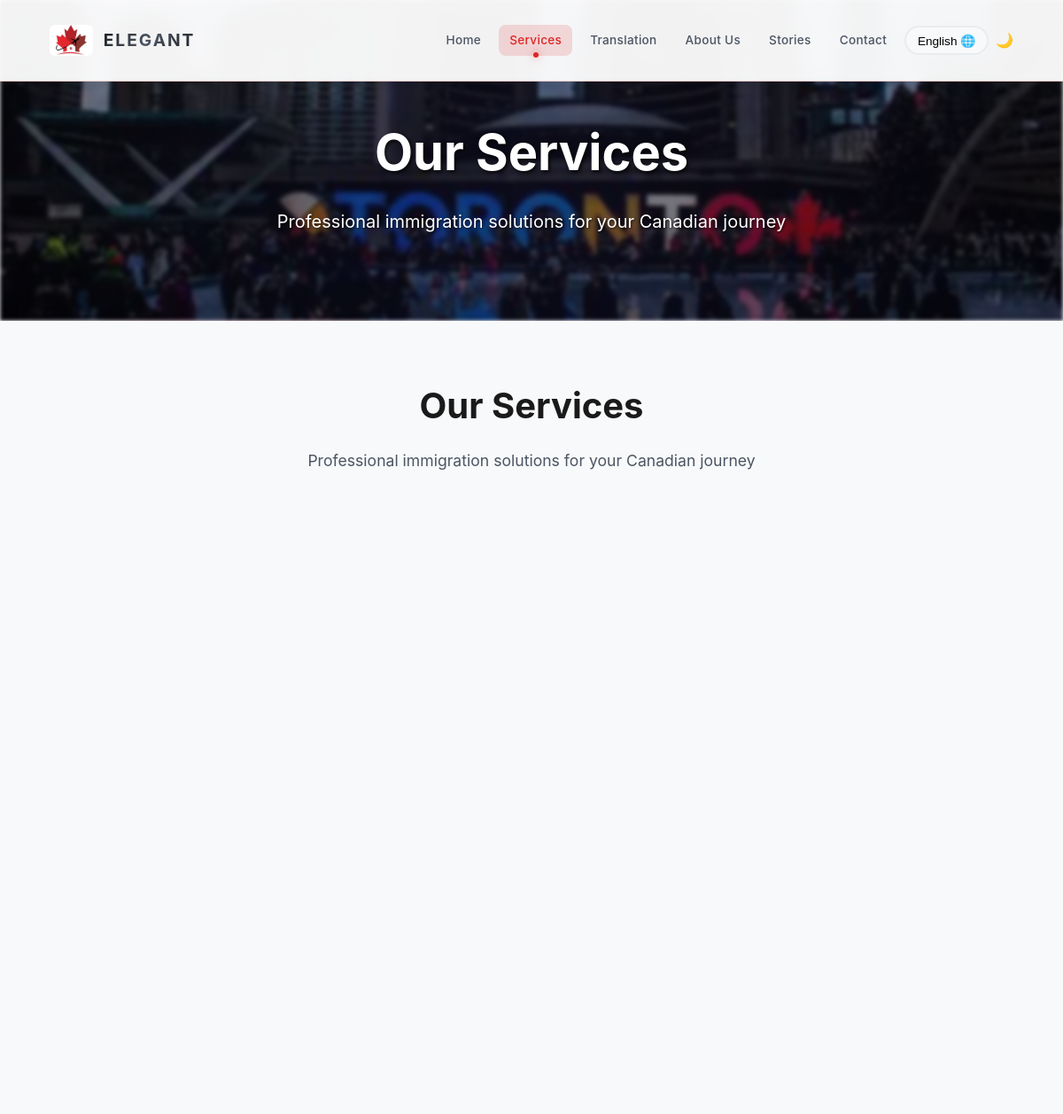
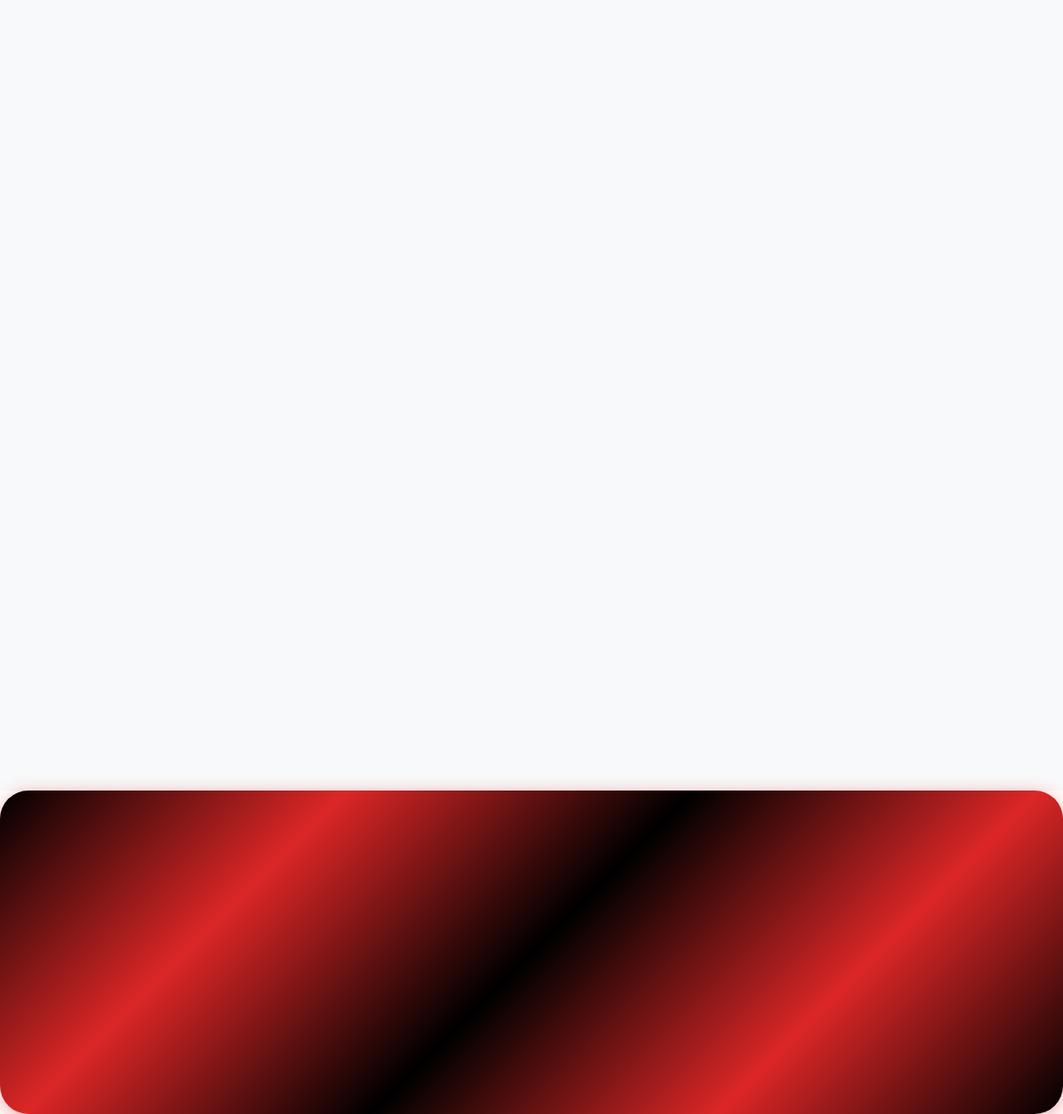
/services, run on the app's committed database (2 pictures, top to bottom).
### tables this page shows
CREATE TABLE page_sections (
            id INTEGER PRIMARY KEY AUTOINCREMENT,
            page_name TEXT NOT NULL,
            section_key TEXT NOT NULL,
            title_en TEXT,
            title_ar TEXT,
            content_en TEXT,
            content_ar TEXT,
            image_url TEXT,
            order_index INTEGER DEFAULT 0,
            is_active BOOLEAN DEFAULT 1,
            updated_at TIMESTAMP DEFAULT CURRENT_TIMESTAMP,
            UNIQUE(page_name, section_key)
        );

### app.py (the view)
@app.route('/services')
def services():
    current_lang = get_language()
    conn = get_db_connection()
    sections = conn.execute('''
        SELECT * FROM page_sections
        WHERE page_name = 'index'
        ORDER BY order_index ASC
    ''').fetchall()
    services_list = conn.execute('SELECT * FROM services WHERE is_active = 1 ORDER BY order_index ASC').fetchall()
    conn.close()
    return render_template('services.html', current_lang=current_lang, languages=SUPPORTED_LANGUAGES, sections=sections, services=services_list)

### app.py (called while the page is built)
def get_language():
    return session.get('language', 'en')

def get_db_connection():
    conn = sqlite3.connect('website_content.db')
    conn.row_factory = sqlite3.Row
    return conn

### templates/services.html (shortened to what this page needs)
<!DOCTYPE html>
<html lang="{% if current_lang == 'ar' %}ar{% else %}en{% endif %}" dir="{% if current_lang == 'ar' %}rtl{% else %}ltr{% endif %}">
<head>
    <link rel="stylesheet" href="{{ url_for('static', filename='tooplate-cloud-sync-style.css') }}">
</head>
<body>
    <div class="floating-shapes">
    </div>
    <nav>
        <div class="nav-container">
            <div class="logo">
                <img src="{{ url_for('static', filename='images/logo.jpg') }}" alt="Elegant Logo" class="logo-img">
                <span style="font-weight: 700; letter-spacing: 2px;">ELEGANT</span>
            </div>
            <div class="nav-links">
                {% set nav_home = sections|selectattr('section_key', 'equalto', 'nav_home')|first %}
                {% set nav_services = sections|selectattr('section_key', 'equalto', 'nav_services')|first %}
                {% set nav_about = sections|selectattr('section_key', 'equalto', 'nav_about')|first %}
                {% set nav_stories = sections|selectattr('section_key', 'equalto', 'nav_stories')|first %}
                {% set nav_contact = sections|selectattr('section_key', 'equalto', 'nav_contact')|first %}
                <a href="{{ url_for('index') }}" class="nav-link-item">
                    {% if current_lang == 'ar' %}
                        {{ nav_home.title_ar if nav_home and nav_home.title_ar else 'الرئيسية' }}
                    {% else %}
                        {{ nav_home.title_en if nav_home and nav_home.title_en else 'Home' }}
                    {% endif %}
                </a>
                <a href="{{ url_for('services') }}" class="nav-link-item">
                    {% if current_lang == 'ar' %}
                        {{ nav_services.title_ar if nav_services and nav_services.title_ar else 'الخدمات' }}
                    {% else %}
                        {{ nav_services.title_en if nav_services and nav_services.title_en else 'Services' }}
                    {% endif %}
                </a>
                <a href="{{ url_for('certified_translation') }}" class="nav-link-item">
                    {% if current_lang == 'ar' %}
                        الترجمة المعتمدة
                    {% else %}
                        Translation
                    {% endif %}
                </a>
                <a href="{{ url_for('about') }}" class="nav-link-item">
                    {% if current_lang == 'ar' %}
                        {{ nav_about.title_ar if nav_about and nav_about.title_ar else 'من نحن' }}
                    {% else %}
                        {{ nav_about.title_en if nav_about and nav_about.title_en else 'About Us' }}
                    {% endif %}
                </a>
                <a href="{{ url_for('index') }}#about" class="nav-link-item">
                    {% if current_lang == 'ar' %}
                        {{ nav_stories.title_ar if nav_stories and nav_stories.title_ar else 'القصص' }}
                    {% else %}
                        {{ nav_stories.title_en if nav_stories and nav_stories.title_en else 'Stories' }}
                    {% endif %}
                </a>
                <a href="{{ url_for('index') }}#contact" class="nav-link-item">
                    {% if current_lang == 'ar' %}
                        {{ nav_contact.title_ar if nav_contact and nav_contact.title_ar else 'تواصل معنا' }}
                    {% else %}
                        {{ nav_contact.title_en if nav_contact and nav_contact.title_en else 'Contact' }}
                    {% endif %}
                </a>
                <div class="language-switcher" style="position: relative; display: inline-block;">
                    <button class="lang-btn" style="background: #f8f9fa; border: 2px solid #e9ecef; border-radius: 20px; padding: 0.4rem 0.8rem; cursor: pointer; font-weight: 500; transition: all 0.3s ease; font-size: 0.85rem;">
                        {% if current_lang == 'ar' %}العربية{% else %}English{% endif %} 🌐
                    </button>
                </div>
                <div class="theme-toggle" id="themeToggle">
                    <div class="theme-toggle-slider">🌙</div>
                </div>
            </div>
        </div>
    </nav>
    <section class="hero">
        <div class="hero-backgrounds">
            <div class="hero-bg"></div>
        </div>
        <div class="hero-content">
            <h1>Our Services</h1>
            <p class="hero-subtitle">Professional immigration solutions for your Canadian journey</p>
        </div>
    </section>
    <section class="features">
        <div class="features-container">
            <div class="features-header">
                <h2>Our Services</h2>
                <p class="features-subtitle">Professional immigration solutions for your Canadian journey</p>
            </div>
        </div>
    </section>
    <section class="pricing" style="padding: 3rem 2rem;">
    </section>
</body>
</html>

### templates/services.html (style rules this page uses)
.nav-links { gap: 0.5rem !important; flex-wrap: wrap; }
.nav-link-item { font-size: 0.85rem !important; padding: 0.4rem 0.75rem !important; font-weight: 500 !important; letter-spacing: 0.3px; border-radius: 8px; transition: all 0.3s cubic-bezier(0.4, 0, 0.2, 1); position: relative; white-space: nowrap; }
.nav-link-item::after { content: ''; position: absolute; bottom: 0; left: 50%; transform: translateX(-50%) scaleX(0); width: 60%; height: 2px; background: linear-gradient(90deg, #dc2626, #991b1b); border-radius: 2px; transition: transform 0.3s ease; }
.logo span { font-size: 1.2rem !important; letter-spacing: 1.5px; }
.logo-img { height: 35px !important; width: auto; }
.nav-container { padding: 0.75rem 1.5rem !important; }

### data on the page
page_sections: title_en "Home"
page_sections: title_en "Services"
page_sections: title_en "About Us"
page_sections: title_en "Stories"
page_sections: title_en "Contact"
